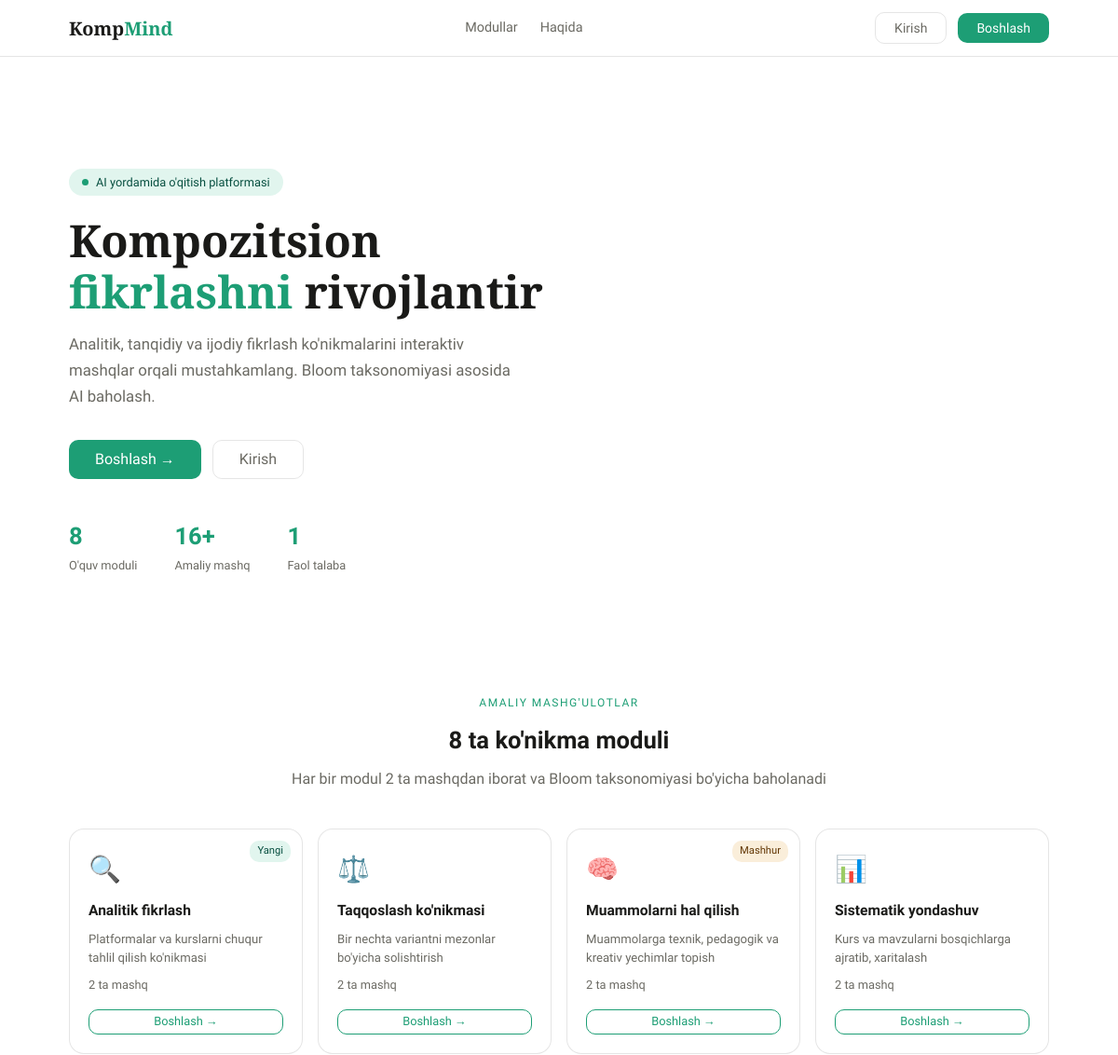
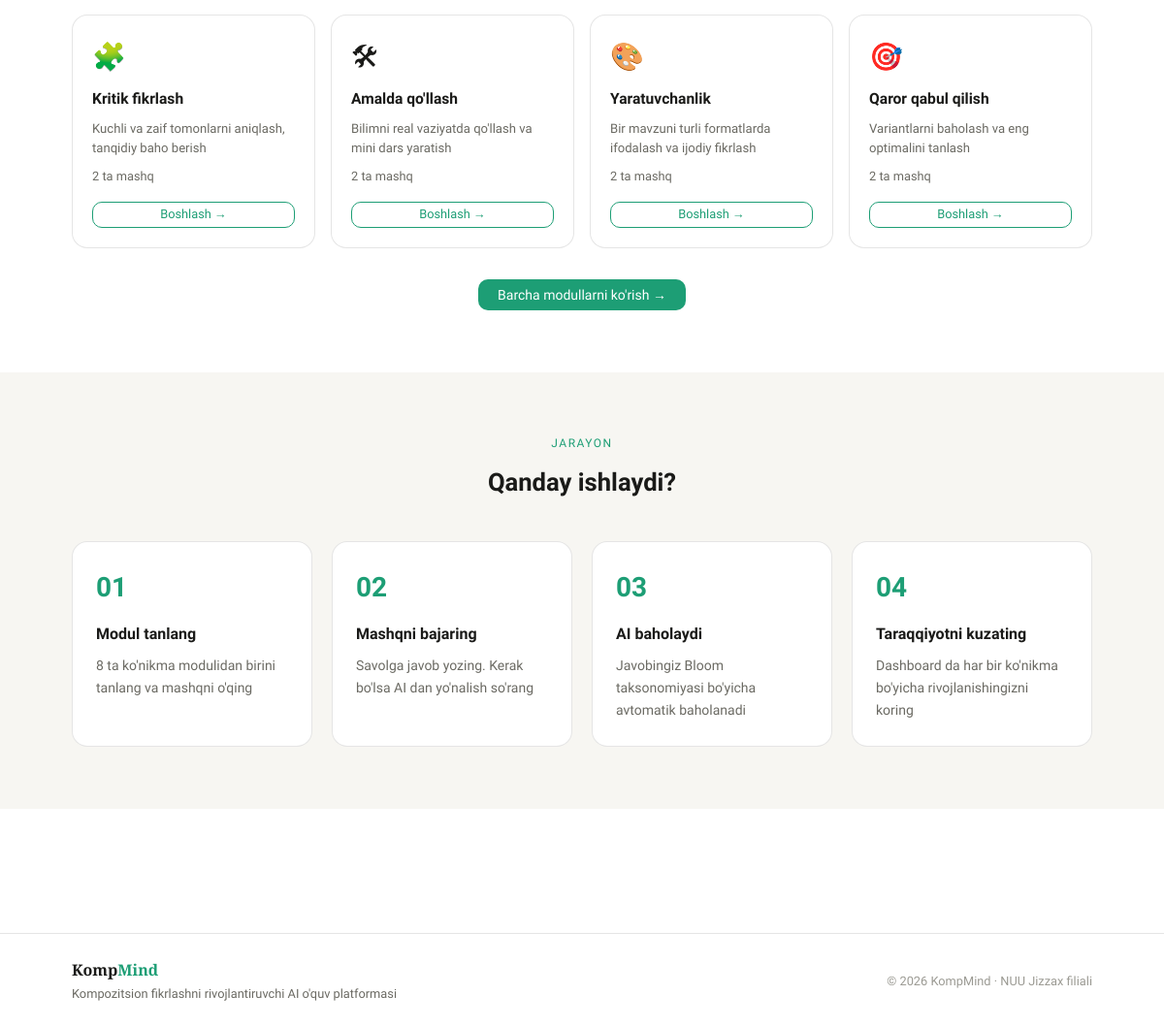
The page / on the database its author committed (2 pictures, top to bottom).
### tables this page shows
CREATE TABLE IF NOT EXISTS modules (
    id          INT UNSIGNED AUTO_INCREMENT PRIMARY KEY,
    slug        VARCHAR(80)     NOT NULL UNIQUE,
    name        VARCHAR(150)    NOT NULL,
    icon        VARCHAR(10)     NOT NULL DEFAULT '📚',
    description TEXT            NULL,
    bloom_level TINYINT         NOT NULL DEFAULT 1 COMMENT '1=bilish,2=tushunish,3=qollash,4=tahlil,5=baholash,6=yaratish',
    sort_order  TINYINT         NOT NULL DEFAULT 0,
    badge       ENUM('','new','hot') NOT NULL DEFAULT '',
    is_active   TINYINT(1)      NOT NULL DEFAULT 1,
    created_at  DATETIME        NOT NULL DEFAULT CURRENT_TIMESTAMP
);

### app/Controllers/HomeController.php (called while the page is built, shortened)
<?php
class HomeController extends Controller
{
    public function index(array $params = []): void
    {
        $modules = Module::withExerciseCount();
        $stats = Database::fetchOne(
            "SELECT
                (SELECT COUNT(*) FROM modules WHERE is_active=1) as modules_count,
                (SELECT COUNT(*) FROM exercises WHERE is_active=1) as exercises_count,
                (SELECT COUNT(*) FROM users WHERE role='student' AND is_active=1) as students_count"
        );
        $this->render('home.index', [
            'modules' => $modules,
            'stats'   => $stats,
            'title'   => 'KompMind — Bosh sahifa',
        ]);
    }
}

### public/index.php (called while the page is built, shortened)
<?php
require_once __DIR__ . '/../app/bootstrap.php';
$router = new \App\Core\Router();
$router->dispatch();

### app/Core/Auth.php (called while the page is built, shortened)
<?php
class Auth
{
    public static function check(): bool
    {
        return isset($_SESSION['user']);
    }
}

### app/Core/Database.php (called while the page is built, shortened)
<?php
class Database
{
    private static ?PDO $instance = null;
    public static function getInstance(): PDO
    {
        if (self::$instance === null) {
            $cfg = config('database');
            $dsn = sprintf(
                'mysql:host=%s;port=%s;dbname=%s;charset=%s',
                $cfg['host'], $cfg['port'], $cfg['dbname'], $cfg['charset']
            );
            try {
                self::$instance = new PDO($dsn, $cfg['user'], $cfg['pass'], $cfg['options']);
            } catch (PDOException $e) {
                error_log('DB connection error: ' . $e->getMessage());
                http_response_code(500);
                die(json_encode(['error' => 'Database connection failed']));
            }
        }
        return self::$instance;
    }
    public static function query(string $sql, array $params = []): \PDOStatement
    {
        $stmt = self::getInstance()->prepare($sql);
        $stmt->execute($params);
        return $stmt;
    }
    public static function fetchOne(string $sql, array $params = []): array|false
    {
        return self::query($sql, $params)->fetch();
    }
    public static function fetchAll(string $sql, array $params = []): array
    {
        return self::query($sql, $params)->fetchAll();
    }
}

### app/bootstrap.php (called while the page is built, shortened)
<?php
function config(string $file, string $key = ''): mixed
{
    static $cache = [];
    if (!isset($cache[$file])) {
        $path = __DIR__ . '/../config/' . $file . '.php';
        $cache[$file] = file_exists($path) ? require $path : [];
    }
    if ($key === '') return $cache[$file];
    return $cache[$file][$key] ?? null;
}

### config/database.php (called while the page is built)
<?php
return [
    'host'    => $_ENV['DB_HOST']    ?? 'localhost',
    'port'    => $_ENV['DB_PORT']    ?? '3306',
    'dbname'  => $_ENV['DB_NAME']    ?? 'kfkaiedu_db',
    'user'    => $_ENV['DB_USER']    ?? 'root',
    'pass'    => $_ENV['DB_PASS']    ?? '',
    'charset' => $_ENV['DB_CHARSET'] ?? 'utf8mb4',
    'options' => [
        PDO::ATTR_ERRMODE            => PDO::ERRMODE_EXCEPTION,
        PDO::ATTR_DEFAULT_FETCH_MODE => PDO::FETCH_ASSOC,
        PDO::ATTR_EMULATE_PREPARES   => false,
    ],
];

### app/Models/Module.php (called while the page is built, shortened)
<?php
class Module extends Model
{
    public static function withExerciseCount(): array
    {
        return Database::fetchAll(
            "SELECT m.*, COUNT(e.id) as exercise_count
             FROM modules m
             LEFT JOIN exercises e ON e.module_id = m.id AND e.is_active = 1
             WHERE m.is_active = 1
             GROUP BY m.id
             ORDER BY m.sort_order"
        );
    }
}

### app/Views/partials/module-card.php (the view, shortened to what this page needs)
<?php
$total= $module['exercise_count'] ?? 2;
?>
<div class="module-card">
    <?php if ($module['badge']): ?>
        <span class="module-badge module-badge--<?= $module['badge'] ?>">
            <?= $module['badge'] === 'new' ? 'Yangi' : 'Mashhur' ?>
        </span>
    <?php endif; ?>
    <div class="module-icon"><?= $module['icon'] ?></div>
    <h3 class="module-name"><?= htmlspecialchars($module['name']) ?></h3>
    <p class="module-desc"><?= htmlspecialchars($module['description'] ?? '') ?></p>
    <div class="module-meta">
        <span class="module-count"><?= $total ?> ta mashq</span>
    </div>
    <a href="/modules/<?= $module['id'] ?>" class="btn btn-outline btn-sm mt-sm">Boshlash →</a>
</div>

### app/Views/home/index.php (shortened to what this page needs)
<section class="hero">
    <div class="container">
        <div class="hero-inner">
            <div class="hero-content">
                <div class="hero-badge">
                    <span class="badge-dot"></span>
                    AI yordamida o'qitish platformasi
                </div>
                <h1 class="hero-title">
                    Kompozitsion<br>
                    <span class="hero-accent">fikrlashni</span> rivojlantir
                </h1>
                <p class="hero-sub">
                    Analitik, tanqidiy va ijodiy fikrlash ko'nikmalarini
                    interaktiv mashqlar orqali mustahkamlang.
                    Bloom taksonomiyasi asosida AI baholash.
                </p>
                <div class="hero-actions">
                    <?php if (\App\Core\Auth::check()): ?>
                        <a href="/dashboard" class="btn btn-primary btn-lg">Davom etish →</a>
                    <?php else: ?>
                        <a href="/register"  class="btn btn-primary btn-lg">Boshlash →</a>
                        <a href="/login"     class="btn btn-ghost btn-lg">Kirish</a>
                    <?php endif; ?>
                </div>
                <div class="hero-stats">
                    <div class="hero-stat">
                        <span class="stat-num"><?= (int)($stats['modules_count'] ?? 8) ?></span>
                        <span class="stat-lbl">O'quv moduli</span>
                    </div>
                    <div class="hero-stat">
                        <span class="stat-num"><?= (int)($stats['exercises_count'] ?? 16) ?>+</span>
                        <span class="stat-lbl">Amaliy mashq</span>
                    </div>
                    <div class="hero-stat">
                        <span class="stat-num"><?= (int)($stats['students_count'] ?? 0) ?></span>
                        <span class="stat-lbl">Faol talaba</span>
                    </div>
                </div>
            </div>
        </div>
    </div>
</section>
<section class="section" id="modules">
    <div class="container">
        <div class="section-header">
            <span class="section-label">Amaliy mashg'ulotlar</span>
            <h2 class="section-title">8 ta ko'nikma moduli</h2>
            <p class="section-sub">Har bir modul 2 ta mashqdan iborat va Bloom taksonomiyasi bo'yicha baholanadi</p>
        </div>
        <div class="modules-grid">
            <?php foreach ($modules as $module): ?>
                <?php include __DIR__ . '/../partials/module-card.php'; ?>
            <?php endforeach; ?>
        </div>
        <?php if (!\App\Core\Auth::check()): ?>
            <div class="section-cta">
                <a href="/register" class="btn btn-primary">Barcha modullarni ko'rish →</a>
            </div>
        <?php endif; ?>
    </div>
</section>
<section class="section section--alt" id="about">
    <div class="container">
        <div class="section-header">
            <span class="section-label">Jarayon</span>
            <h2 class="section-title">Qanday ishlaydi?</h2>
        </div>
        <div class="steps-grid">
            <div class="step-card">
                <div class="step-num">01</div>
                <h3 class="step-title">Modul tanlang</h3>
                <p class="step-desc">8 ta ko'nikma modulidan birini tanlang va mashqni o'qing</p>
            </div>
            <div class="step-card">
                <div class="step-num">02</div>
                <h3 class="step-title">Mashqni bajaring</h3>
                <p class="step-desc">Savolga javob yozing. Kerak bo'lsa AI dan yo'nalish so'rang</p>
            </div>
            <div class="step-card">
                <div class="step-num">03</div>
                <h3 class="step-title">AI baholaydi</h3>
                <p class="step-desc">Javobingiz Bloom taksonomiyasi bo'yicha avtomatik baholanadi</p>
            </div>
            <div class="step-card">
                <div class="step-num">04</div>
                <h3 class="step-title">Taraqqiyotni kuzating</h3>
                <p class="step-desc">Dashboard da har bir ko'nikma bo'yicha rivojlanishingizni koring</p>
            </div>
        </div>
    </div>
</section>

### app/Core/Router.php (shortened to what this page needs)
<?php
class Router
{
    private array $routes = [];
    private function addRoute(string $method, string $path, string $action, array $middleware): void
    {
        $this->routes[] = [
            'method'     => $method,
            'path'       => $path,
            'pattern'    => $this->pathToRegex($path),
            'action'     => $action,
            'middleware' => $middleware,
        ];
    }
    private function pathToRegex(string $path): string
    {
        $pattern = preg_replace('/\{([a-zA-Z_]+)\}/', '(?P<$1>[^/]+)', $path);
        return '#^' . $pattern . '$#';
    }
    public function dispatch(): void
    {
        $uri    = parse_url($_SERVER['REQUEST_URI'], PHP_URL_PATH);
        $uri    = rtrim($uri, '/') ?: '/';
        foreach ($this->routes as $route) {
            if (!preg_match($route['pattern'], $uri, $matches)) continue;
            $params = array_filter($matches, 'is_string', ARRAY_FILTER_USE_KEY);
            [$controllerName, $controllerMethod] = explode('@', $route['action']);
            if (!str_contains($controllerName, '\\')) {
                $controllerName = "App\\Controllers\\{$controllerName}";
            } else {
                $controllerName = "App\\Controllers\\{$controllerName}";
            }
            $controller = new $controllerName();
            $controller->$controllerMethod($params);
            return;
        }
    }
}

### rows shown on the page
modules: badge "Yangi", icon "🔍", name "Analitik fikrlash", description "Platformalar va kurslarni chuqur tahlil qilish ko'nikmasi", total "2"
modules: icon "⚖️", name "Taqqoslash ko'nikmasi", description "Bir nechta variantni mezonlar bo'yicha solishtirish", total "2"
modules: badge "Mashhur", icon "🧠", name "Muammolarni hal qilish", description "Muammolarga texnik, pedagogik va kreativ yechimlar topish", total "2"
modules: icon "📊", name "Sistematik yondashuv", description "Kurs va mavzularni bosqichlarga ajratib, xaritalash", total "2"
modules: icon "🧩", name "Kritik fikrlash", description "Kuchli va zaif tomonlarni aniqlash, tanqidiy baho berish", total "2"
modules: icon "🛠", name "Amalda qo'llash", description "Bilimni real vaziyatda qo'llash va mini dars yaratish", total "2"
modules: icon "🎨", name "Yaratuvchanlik", description "Bir mavzuni turli formatlarda ifodalash va ijodiy fikrlash", total "2"
modules: icon "🎯", name "Qaror qabul qilish", description "Variantlarni baholash va eng optimalini tanlash", total "2"

### other values the page prints
$stats['modules_count'] "8"
$stats['exercises_count'] "16"
$stats['students_count'] "1"
